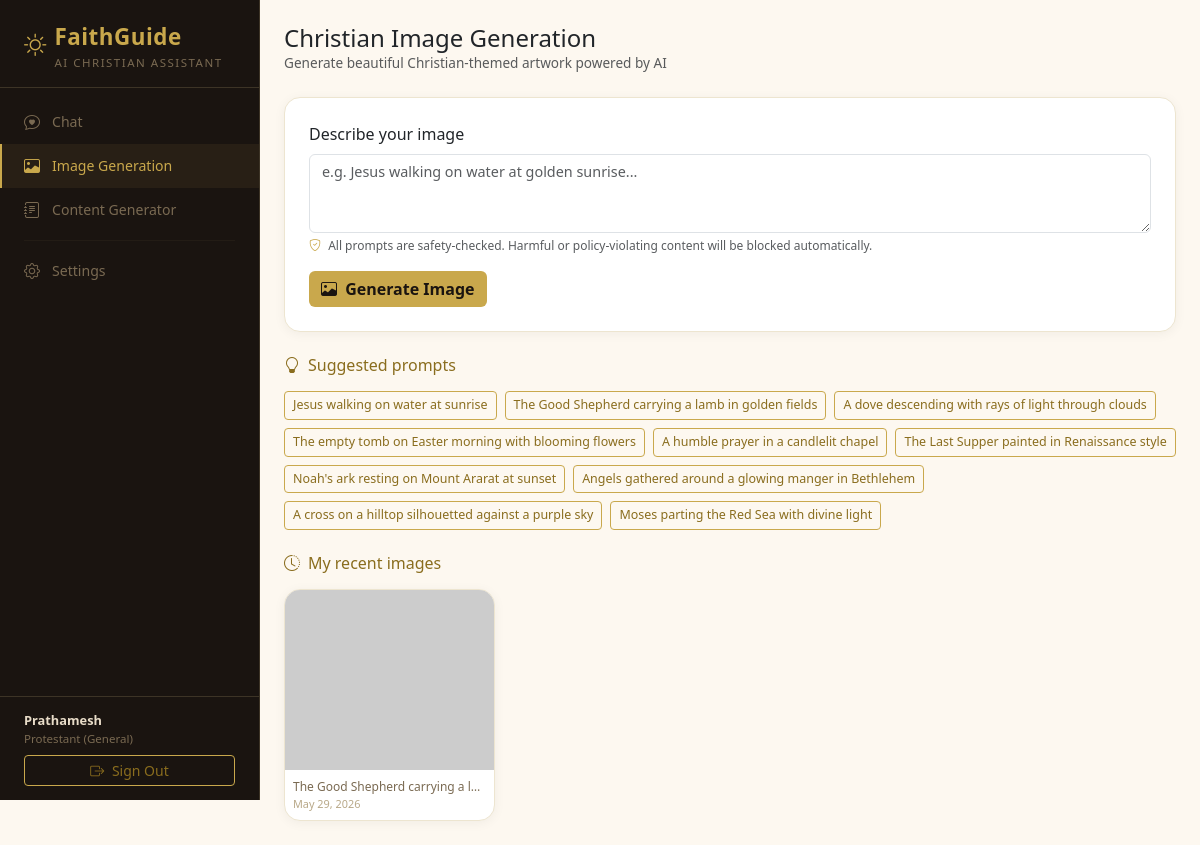
Page /images (signed in) on the committed database.
### app/models.py (models this page shows, shortened)
class User(db.Model):
    __tablename__ = 'users'
    id           = db.Column(db.Integer, primary_key=True)
    name         = db.Column(db.String(100), nullable=False)
    email        = db.Column(db.String(150), unique=True, nullable=False)
    password     = db.Column(db.String(200), nullable=False)
    denomination = db.Column(db.String(100), default='Protestant (General)')
    created_at   = db.Column(db.DateTime, default=datetime.utcnow)
    conversations = db.relationship('Conversation', back_populates='user',
                                    cascade='all, delete-orphan')

class GeneratedImage(db.Model):
    __tablename__ = 'generated_images'
    id          = db.Column(db.Integer, primary_key=True)
    user_id     = db.Column(db.Integer, db.ForeignKey('users.id'), nullable=False)
    prompt      = db.Column(db.Text, nullable=False)
    safe_prompt = db.Column(db.Text, default='')
    image_url   = db.Column(db.String(500), nullable=False)
    created_at  = db.Column(db.DateTime, default=datetime.utcnow)
    user = db.relationship('User')

### app/chat.py (the view)
@chat_bp.route('/images', methods=['GET'])
@login_required
def image_page():
    user      = get_current_user()
    prompts   = suggest_christian_image_prompts()
    my_images = (GeneratedImage.query
                 .filter_by(user_id=user.id)
                 .order_by(GeneratedImage.created_at.desc())
                 .limit(12).all())
    return render_template('chat/image.html',
                           user              = user,
                           suggested_prompts = prompts,
                           my_images         = my_images)

### app/image_gen.py (called while the page is built)
def suggest_christian_image_prompts() -> list:
    return [
        "Jesus walking on water at sunrise",
        "The Good Shepherd carrying a lamb in golden fields",
        "A dove descending with rays of light through clouds",
        "The empty tomb on Easter morning with blooming flowers",
        "A humble prayer in a candlelit chapel",
        "The Last Supper painted in Renaissance style",
        "Noah's ark resting on Mount Ararat at sunset",
        "Angels gathered around a glowing manger in Bethlehem",
        "A cross on a hilltop silhouetted against a purple sky",
        "Moses parting the Red Sea with divine light",
    ]

### app/utils.py (called while the page is built)
def login_required(f):
    @wraps(f)
    def decorated(*args, **kwargs):
        if 'user_id' not in session:
            flash('Please log in to continue.', 'warning')
            return redirect(url_for('auth.login'))
        return f(*args, **kwargs)
    return decorated

def get_current_user():
    user_id = session.get('user_id')
    if not user_id:
        return None
    return User.query.get(user_id)

### app/templates/chat/image.html (shortened to what this page needs)
{% extends "base.html" %}
{% block content %}
<div class="topbar d-flex justify-content-between align-items-center mb-4">
  <div>
    <h4 class="fw-700 mb-0">Christian Image Generation</h4>
    <p class="text-muted mb-0" style="font-size:0.85rem">
      Generate beautiful Christian-themed artwork powered by AI
    </p>
  </div>
</div>
<div class="faith-card p-4 mb-4">
  <form method="POST" action="{{ url_for('chat.generate_image') }}">
    <div class="mb-3">
      <label class="form-label fw-600">Describe your image</label>
      <textarea name="prompt" class="form-control" rows="3"
                placeholder="e.g. Jesus walking on water at golden sunrise..."
                required style="font-size:0.9rem"></textarea>
      <div class="text-muted mt-1" style="font-size:0.75rem">
        <i class="bi bi-shield-check me-1" style="color:var(--gold)"></i>
        All prompts are safety-checked. Harmful or policy-violating content
        will be blocked automatically.
      </div>
    </div>
    <button type="submit" class="btn btn-gold">
      <i class="bi bi-image me-1"></i> Generate Image
    </button>
  </form>
</div>
<div class="mb-4">
  <h6 class="fw-600 mb-3" style="color:#8a6d1e">
    <i class="bi bi-lightbulb me-2"></i>Suggested prompts
  </h6>
  <div class="d-flex flex-wrap gap-2">
    {% for p in suggested_prompts %}
    <button class="btn btn-sm btn-outline-gold"
            style="font-size:0.78rem"
            onclick="document.querySelector('textarea[name=prompt]').value='{{ p }}'">
      {{ p }}
    </button>
    {% endfor %}
  </div>
</div>
{% if my_images %}
<div>
  <h6 class="fw-600 mb-3" style="color:#8a6d1e">
    <i class="bi bi-clock-history me-2"></i>My recent images
  </h6>
  <div class="row g-3">
    {% for img in my_images %}
    <div class="col-md-4 col-lg-3">
      <div class="faith-card overflow-hidden">
        <img src="{{ img.image_url }}" alt="{{ img.prompt }}"
             class="w-100" style="height:180px;object-fit:cover"
             onerror="this.src='https://via.placeholder.com/400x250?text=Loading...'"/>
        <div class="p-2">
          <div style="font-size:0.75rem;color:#7a6a52;
                      white-space:nowrap;overflow:hidden;text-overflow:ellipsis">
            {{ img.prompt }}
          </div>
          <div style="font-size:0.68rem;color:#b8a888">
            {{ img.created_at.strftime('%b %d, %Y') }}
          </div>
        </div>
      </div>
    </div>
    {% endfor %}
  </div>
</div>
{% endif %}
{% endblock %}

### app/templates/base.html (shortened to what this page needs)
<!DOCTYPE html>
<html lang="en">
<head>
  <link href="https://cdn.jsdelivr.net/npm/bootstrap@5.3.2/dist/css/bootstrap.min.css" rel="stylesheet"/>
  <link href="https://cdn.jsdelivr.net/npm/bootstrap-icons@1.11.3/font/bootstrap-icons.min.css" rel="stylesheet"/>
</head>
<body>
{% if session.user_id %}
<div class="sidebar">
  <div class="sidebar-brand">
    <div class="d-flex align-items-center gap-2">
      <i class="bi bi-brightness-high" style="color:var(--gold);font-size:1.4rem"></i>
      <div>
        <div class="brand-name">FaithGuide</div>
        <div class="brand-sub">AI Christian Assistant</div>
      </div>
    </div>
  </div>
  <nav class="sidebar-nav">
    <a href="{{ url_for('chat.index') }}"
       class="{{ 'active' if request.endpoint == 'chat.index' }}">
      <i class="bi bi-chat-heart"></i> Chat
    </a>
    <a href="{{ url_for('chat.image_page') }}"
       class="{{ 'active' if request.endpoint == 'chat.image_page' }}">
      <i class="bi bi-image"></i> Image Generation
    </a>
    <a href="{{ url_for('chat.content_page') }}"
       class="{{ 'active' if request.endpoint == 'chat.content_page' }}">
      <i class="bi bi-journal-text"></i> Content Generator
    </a>
    <hr class="sidebar-divider"/>
    <a href="{{ url_for('auth.settings') }}"
       class="{{ 'active' if request.endpoint == 'auth.settings' }}">
      <i class="bi bi-gear"></i> Settings
    </a>
  </nav>
  <div class="sidebar-footer">
    <div class="user-name">{{ session.user_name }}</div>
    <div class="user-denom">{{ session.denomination }}</div>
    <a href="{{ url_for('auth.logout') }}"
       class="btn btn-sm btn-outline-gold mt-2 w-100">
      <i class="bi bi-box-arrow-right me-1"></i> Sign Out
    </a>
  </div>
</div>
<div class="main-content p-4">
{% endif %}
  {% block content %}{% endblock %}
{% if session.user_id %}
</div>
{% endif %}
</body>
</html>

### app/templates/base.html (style rules this page uses)
:root { --gold: #c9a84c; --gold-light: #f5e6c0; --gold-dark: #8a6d1e; --parchment: #fdf8f0; --dark-bg: #1a1410; --dark-card: #241e18; --dark-border: #3d3426; --text-light: #e8dcc8; }
body { background: var(--parchment); font-family: 'Segoe UI', sans-serif; }
.sidebar { width: 260px; min-height: 100vh; background: var(--dark-bg); position: fixed; top: 0; left: 0; display: flex; flex-direction: column; z-index: 100; border-right: 1px solid var(--dark-border); }
.sidebar-brand { padding: 20px 24px 16px; border-bottom: 1px solid var(--dark-border); }
.sidebar-brand .brand-name { font-size: 1.4rem; font-weight: 700; color: var(--gold); letter-spacing: 0.5px; }
.sidebar-brand .brand-sub { font-size: 0.72rem; color: #7a6a52; text-transform: uppercase; letter-spacing: 1.5px; }
.sidebar-nav { padding: 12px 0; flex: 1; }
.sidebar-nav a { display: flex; align-items: center; gap: 10px; padding: 10px 24px; color: #7a6a52; text-decoration: none; font-size: 0.88rem; transition: all 0.18s; }
.sidebar-nav a:hover, .sidebar-nav a.active { color: var(--gold); background: rgba(201,168,76,0.08); border-left: 2px solid var(--gold); padding-left: 22px; }
.sidebar-nav a i { font-size: 1rem; width: 18px; }
.sidebar-divider { border-color: var(--dark-border); margin: 8px 24px; }
.sidebar-footer { padding: 14px 24px; border-top: 1px solid var(--dark-border); font-size: 0.8rem; }
.sidebar-footer .user-name { color: var(--text-light); font-weight: 600; }
.sidebar-footer .user-denom { color: #7a6a52; font-size: 0.72rem; }
.main-content { margin-left: 260px; min-height: 100vh; }
.faith-card { background: #fff; border: 1px solid #ede5d0; border-radius: 16px; box-shadow: 0 2px 12px rgba(0,0,0,0.05); }
.btn-gold { background: var(--gold); color: #1a1410; border: none; font-weight: 600; transition: all 0.2s; }
.btn-outline-gold { border: 1.5px solid var(--gold); color: var(--gold-dark); background: transparent; }

### rows in the picture
User: user_name "Prathamesh", denomination "Protestant (General)"
GeneratedImage: prompt "The Good Shepherd carrying a l…", created_at "May 29, 2026"

### other values in the picture
{{ p }} "Jesus walking on water at sunrise" "The Good Shepherd carrying a lamb in golden fields" "A dove descending with rays of light through clouds" "The empty tomb on Easter morning with blooming flowers" "A humble prayer in a candlelit chapel" "The Last Supper painted in Renaissance style" "Noah's ark resting on Mount Ararat at sunset" "Angels gathered around a glowing manger in Bethlehem" "A cross on a hilltop silhouetted against a purple sky" "Moses parting the Red Sea with divine light"
